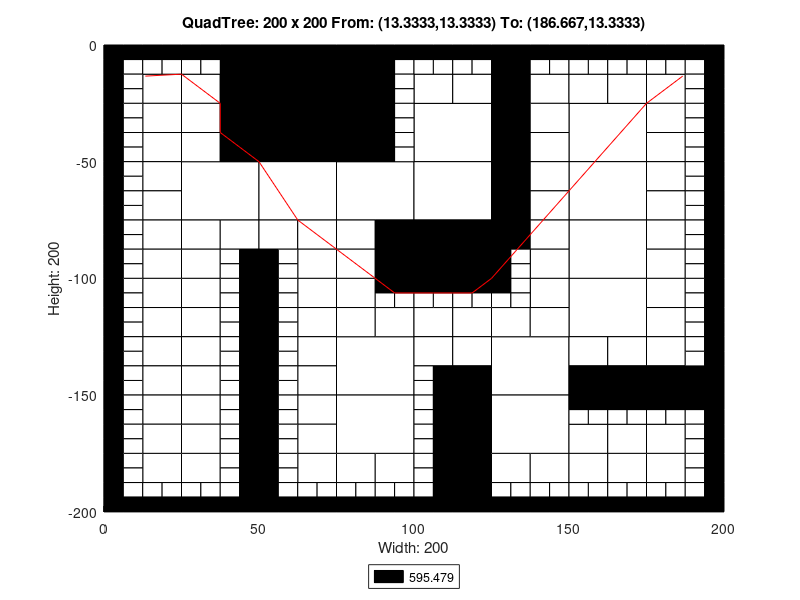

This chart was generated by the following MATLAB code:
axis([0 200 -200 0]);
title('QuadTree: 200 x 200 From: (13.3333,13.3333) To: (186.667,13.3333)');
xlabel('Width: 200');
ylabel('Height: 200');
rectangle('Position',[50 -25 25 25], 'FaceColor',[0 0 0]);
rectangle('Position',[50 -50 25 25], 'FaceColor',[0 0 0]);
rectangle('Position',[25 -75 25 25], 'FaceColor',[1 1 1]);
rectangle('Position',[50 -75 25 25], 'FaceColor',[1 1 1]);
rectangle('Position',[75 -75 25 25], 'FaceColor',[1 1 1]);
rectangle('Position',[100 -50 25 25], 'FaceColor',[1 1 1]);
rectangle('Position',[150 -50 25 25], 'FaceColor',[1 1 1]);
rectangle('Position',[100 -75 25 25], 'FaceColor',[1 1 1]);
rectangle('Position',[100 -100 25 25], 'FaceColor',[0 0 0]);
rectangle('Position',[150 -75 25 25], 'FaceColor',[1 1 1]);
rectangle('Position',[150 -100 25 25], 'FaceColor',[1 1 1]);
rectangle('Position',[75 -150 25 25], 'FaceColor',[1 1 1]);
rectangle('Position',[75 -175 25 25], 'FaceColor',[1 1 1]);
rectangle('Position',[125 -150 25 25], 'FaceColor',[1 1 1]);
rectangle('Position',[150 -125 25 25], 'FaceColor',[1 1 1]);
rectangle('Position',[125 -175 25 25], 'FaceColor',[1 1 1]);
rectangle('Position',[12.5 -25 12.5 12.5], 'FaceColor',[1 1 1]);
rectangle('Position',[37.5 -12.5 12.5 12.5], 'FaceColor',[0 0 0]);
rectangle('Position',[25 -25 12.5 12.5], 'FaceColor',[1 1 1]);
rectangle('Position',[37.5 -25 12.5 12.5], 'FaceColor',[0 0 0]);
rectangle('Position',[12.5 -37.5 12.5 12.5], 'FaceColor',[1 1 1]);
rectangle('Position',[12.5 -50 12.5 12.5], 'FaceColor',[1 1 1]);
rectangle('Position',[25 -37.5 12.5 12.5], 'FaceColor',[1 1 1]);
rectangle('Position',[37.5 -37.5 12.5 12.5], 'FaceColor',[0 0 0]);
rectangle('Position',[25 -50 12.5 12.5], 'FaceColor',[1 1 1]);
rectangle('Position',[37.5 -50 12.5 12.5], 'FaceColor',[0 0 0]);
rectangle('Position',[75 -12.5 12.5 12.5], 'FaceColor',[0 0 0]);
rectangle('Position',[75 -25 12.5 12.5], 'FaceColor',[0 0 0]);
rectangle('Position',[75 -37.5 12.5 12.5], 'FaceColor',[0 0 0]);
rectangle('Position',[75 -50 12.5 12.5], 'FaceColor',[0 0 0]);
rectangle('Position',[12.5 -62.5 12.5 12.5], 'FaceColor',[1 1 1]);
rectangle('Position',[12.5 -75 12.5 12.5], 'FaceColor',[1 1 1]);
rectangle('Position',[12.5 -87.5 12.5 12.5], 'FaceColor',[1 1 1]);
rectangle('Position',[12.5 -100 12.5 12.5], 'FaceColor',[1 1 1]);
rectangle('Position',[25 -87.5 12.5 12.5], 'FaceColor',[1 1 1]);
rectangle('Position',[37.5 -87.5 12.5 12.5], 'FaceColor',[1 1 1]);
rectangle('Position',[25 -100 12.5 12.5], 'FaceColor',[1 1 1]);
rectangle('Position',[50 -87.5 12.5 12.5], 'FaceColor',[1 1 1]);
rectangle('Position',[62.5 -87.5 12.5 12.5], 'FaceColor',[1 1 1]);
rectangle('Position',[62.5 -100 12.5 12.5], 'FaceColor',[1 1 1]);
rectangle('Position',[75 -87.5 12.5 12.5], 'FaceColor',[1 1 1]);
rectangle('Position',[87.5 -87.5 12.5 12.5], 'FaceColor',[0 0 0]);
rectangle('Position',[75 -100 12.5 12.5], 'FaceColor',[1 1 1]);
rectangle('Position',[87.5 -100 12.5 12.5], 'FaceColor',[0 0 0]);
rectangle('Position',[100 -25 12.5 12.5], 'FaceColor',[1 1 1]);
rectangle('Position',[112.5 -25 12.5 12.5], 'FaceColor',[1 1 1]);
rectangle('Position',[125 -12.5 12.5 12.5], 'FaceColor',[0 0 0]);
rectangle('Position',[125 -25 12.5 12.5], 'FaceColor',[0 0 0]);
rectangle('Position',[137.5 -25 12.5 12.5], 'FaceColor',[1 1 1]);
rectangle('Position',[125 -37.5 12.5 12.5], 'FaceColor',[0 0 0]);
rectangle('Position',[137.5 -37.5 12.5 12.5], 'FaceColor',[1 1 1]);
rectangle('Position',[125 -50 12.5 12.5], 'FaceColor',[0 0 0]);
rectangle('Position',[137.5 -50 12.5 12.5], 'FaceColor',[1 1 1]);
rectangle('Position',[150 -25 12.5 12.5], 'FaceColor',[1 1 1]);
rectangle('Position',[162.5 -25 12.5 12.5], 'FaceColor',[1 1 1]);
rectangle('Position',[175 -25 12.5 12.5], 'FaceColor',[1 1 1]);
rectangle('Position',[175 -37.5 12.5 12.5], 'FaceColor',[1 1 1]);
rectangle('Position',[175 -50 12.5 12.5], 'FaceColor',[1 1 1]);
rectangle('Position',[125 -62.5 12.5 12.5], 'FaceColor',[0 0 0]);
rectangle('Position',[137.5 -62.5 12.5 12.5], 'FaceColor',[1 1 1]);
rectangle('Position',[125 -75 12.5 12.5], 'FaceColor',[0 0 0]);
rectangle('Position',[137.5 -75 12.5 12.5], 'FaceColor',[1 1 1]);
rectangle('Position',[125 -87.5 12.5 12.5], 'FaceColor',[0 0 0]);
rectangle('Position',[137.5 -87.5 12.5 12.5], 'FaceColor',[1 1 1]);
rectangle('Position',[137.5 -100 12.5 12.5], 'FaceColor',[1 1 1]);
rectangle('Position',[175 -62.5 12.5 12.5], 'FaceColor',[1 1 1]);
rectangle('Position',[175 -75 12.5 12.5], 'FaceColor',[1 1 1]);
rectangle('Position',[175 -87.5 12.5 12.5], 'FaceColor',[1 1 1]);
rectangle('Position',[175 -100 12.5 12.5], 'FaceColor',[1 1 1]);
rectangle('Position',[12.5 -112.5 12.5 12.5], 'FaceColor',[1 1 1]);
rectangle('Position',[12.5 -125 12.5 12.5], 'FaceColor',[1 1 1]);
rectangle('Position',[25 -112.5 12.5 12.5], 'FaceColor',[1 1 1]);
rectangle('Position',[25 -125 12.5 12.5], 'FaceColor',[1 1 1]);
rectangle('Position',[12.5 -137.5 12.5 12.5], 'FaceColor',[1 1 1]);
rectangle('Position',[12.5 -150 12.5 12.5], 'FaceColor',[1 1 1]);
rectangle('Position',[25 -137.5 12.5 12.5], 'FaceColor',[1 1 1]);
rectangle('Position',[25 -150 12.5 12.5], 'FaceColor',[1 1 1]);
rectangle('Position',[62.5 -112.5 12.5 12.5], 'FaceColor',[1 1 1]);
rectangle('Position',[62.5 -125 12.5 12.5], 'FaceColor',[1 1 1]);
rectangle('Position',[75 -112.5 12.5 12.5], 'FaceColor',[1 1 1]);
rectangle('Position',[75 -125 12.5 12.5], 'FaceColor',[1 1 1]);
rectangle('Position',[87.5 -125 12.5 12.5], 'FaceColor',[1 1 1]);
rectangle('Position',[62.5 -137.5 12.5 12.5], 'FaceColor',[1 1 1]);
rectangle('Position',[62.5 -150 12.5 12.5], 'FaceColor',[1 1 1]);
rectangle('Position',[12.5 -162.5 12.5 12.5], 'FaceColor',[1 1 1]);
rectangle('Position',[12.5 -175 12.5 12.5], 'FaceColor',[1 1 1]);
rectangle('Position',[25 -162.5 12.5 12.5], 'FaceColor',[1 1 1]);
rectangle('Position',[25 -175 12.5 12.5], 'FaceColor',[1 1 1]);
rectangle('Position',[12.5 -187.5 12.5 12.5], 'FaceColor',[1 1 1]);
rectangle('Position',[25 -187.5 12.5 12.5], 'FaceColor',[1 1 1]);
rectangle('Position',[62.5 -162.5 12.5 12.5], 'FaceColor',[1 1 1]);
rectangle('Position',[62.5 -175 12.5 12.5], 'FaceColor',[1 1 1]);
rectangle('Position',[62.5 -187.5 12.5 12.5], 'FaceColor',[1 1 1]);
rectangle('Position',[75 -187.5 12.5 12.5], 'FaceColor',[1 1 1]);
rectangle('Position',[87.5 -187.5 12.5 12.5], 'FaceColor',[1 1 1]);
rectangle('Position',[100 -125 12.5 12.5], 'FaceColor',[1 1 1]);
rectangle('Position',[112.5 -125 12.5 12.5], 'FaceColor',[1 1 1]);
rectangle('Position',[137.5 -112.5 12.5 12.5], 'FaceColor',[1 1 1]);
rectangle('Position',[125 -125 12.5 12.5], 'FaceColor',[1 1 1]);
rectangle('Position',[137.5 -125 12.5 12.5], 'FaceColor',[1 1 1]);
rectangle('Position',[100 -137.5 12.5 12.5], 'FaceColor',[1 1 1]);
rectangle('Position',[112.5 -137.5 12.5 12.5], 'FaceColor',[1 1 1]);
rectangle('Position',[112.5 -150 12.5 12.5], 'FaceColor',[0 0 0]);
rectangle('Position',[175 -112.5 12.5 12.5], 'FaceColor',[1 1 1]);
rectangle('Position',[175 -125 12.5 12.5], 'FaceColor',[1 1 1]);
rectangle('Position',[150 -137.5 12.5 12.5], 'FaceColor',[1 1 1]);
rectangle('Position',[162.5 -137.5 12.5 12.5], 'FaceColor',[1 1 1]);
rectangle('Position',[150 -150 12.5 12.5], 'FaceColor',[0 0 0]);
rectangle('Position',[162.5 -150 12.5 12.5], 'FaceColor',[0 0 0]);
rectangle('Position',[175 -137.5 12.5 12.5], 'FaceColor',[1 1 1]);
rectangle('Position',[175 -150 12.5 12.5], 'FaceColor',[0 0 0]);
rectangle('Position',[187.5 -150 12.5 12.5], 'FaceColor',[0 0 0]);
rectangle('Position',[112.5 -162.5 12.5 12.5], 'FaceColor',[0 0 0]);
rectangle('Position',[112.5 -175 12.5 12.5], 'FaceColor',[0 0 0]);
rectangle('Position',[112.5 -187.5 12.5 12.5], 'FaceColor',[0 0 0]);
rectangle('Position',[112.5 -200 12.5 12.5], 'FaceColor',[0 0 0]);
rectangle('Position',[125 -187.5 12.5 12.5], 'FaceColor',[1 1 1]);
rectangle('Position',[137.5 -187.5 12.5 12.5], 'FaceColor',[1 1 1]);
rectangle('Position',[150 -175 12.5 12.5], 'FaceColor',[1 1 1]);
rectangle('Position',[162.5 -175 12.5 12.5], 'FaceColor',[1 1 1]);
rectangle('Position',[175 -175 12.5 12.5], 'FaceColor',[1 1 1]);
rectangle('Position',[150 -187.5 12.5 12.5], 'FaceColor',[1 1 1]);
rectangle('Position',[162.5 -187.5 12.5 12.5], 'FaceColor',[1 1 1]);
rectangle('Position',[175 -187.5 12.5 12.5], 'FaceColor',[1 1 1]);
rectangle('Position',[0 -6.25 6.25 6.25], 'FaceColor',[0 0 0]);
rectangle('Position',[6.25 -6.25 6.25 6.25], 'FaceColor',[0 0 0]);
rectangle('Position',[0 -12.5 6.25 6.25], 'FaceColor',[0 0 0]);
rectangle('Position',[6.25 -12.5 6.25 6.25], 'FaceColor',[1 1 1]);
rectangle('Position',[12.5 -6.25 6.25 6.25], 'FaceColor',[0 0 0]);
rectangle('Position',[18.75 -6.25 6.25 6.25], 'FaceColor',[0 0 0]);
rectangle('Position',[12.5 -12.5 6.25 6.25], 'FaceColor',[1 1 1]);
rectangle('Position',[18.75 -12.5 6.25 6.25], 'FaceColor',[1 1 1]);
rectangle('Position',[0 -18.75 6.25 6.25], 'FaceColor',[0 0 0]);
rectangle('Position',[6.25 -18.75 6.25 6.25], 'FaceColor',[1 1 1]);
rectangle('Position',[0 -25 6.25 6.25], 'FaceColor',[0 0 0]);
rectangle('Position',[6.25 -25 6.25 6.25], 'FaceColor',[1 1 1]);
rectangle('Position',[25 -6.25 6.25 6.25], 'FaceColor',[0 0 0]);
rectangle('Position',[31.25 -6.25 6.25 6.25], 'FaceColor',[0 0 0]);
rectangle('Position',[25 -12.5 6.25 6.25], 'FaceColor',[1 1 1]);
rectangle('Position',[31.25 -12.5 6.25 6.25], 'FaceColor',[1 1 1]);
rectangle('Position',[0 -31.25 6.25 6.25], 'FaceColor',[0 0 0]);
rectangle('Position',[6.25 -31.25 6.25 6.25], 'FaceColor',[1 1 1]);
rectangle('Position',[0 -37.5 6.25 6.25], 'FaceColor',[0 0 0]);
rectangle('Position',[6.25 -37.5 6.25 6.25], 'FaceColor',[1 1 1]);
rectangle('Position',[0 -43.75 6.25 6.25], 'FaceColor',[0 0 0]);
rectangle('Position',[6.25 -43.75 6.25 6.25], 'FaceColor',[1 1 1]);
rectangle('Position',[0 -50 6.25 6.25], 'FaceColor',[0 0 0]);
rectangle('Position',[6.25 -50 6.25 6.25], 'FaceColor',[1 1 1]);
rectangle('Position',[87.5 -6.25 6.25 6.25], 'FaceColor',[0 0 0]);
rectangle('Position',[93.75 -6.25 6.25 6.25], 'FaceColor',[0 0 0]);
rectangle('Position',[87.5 -12.5 6.25 6.25], 'FaceColor',[0 0 0]);
rectangle('Position',[93.75 -12.5 6.25 6.25], 'FaceColor',[1 1 1]);
rectangle('Position',[87.5 -18.75 6.25 6.25], 'FaceColor',[0 0 0]);
rectangle('Position',[93.75 -18.75 6.25 6.25], 'FaceColor',[1 1 1]);
rectangle('Position',[87.5 -25 6.25 6.25], 'FaceColor',[0 0 0]);
rectangle('Position',[93.75 -25 6.25 6.25], 'FaceColor',[1 1 1]);
rectangle('Position',[87.5 -31.25 6.25 6.25], 'FaceColor',[0 0 0]);
rectangle('Position',[93.75 -31.25 6.25 6.25], 'FaceColor',[1 1 1]);
rectangle('Position',[87.5 -37.5 6.25 6.25], 'FaceColor',[0 0 0]);
rectangle('Position',[93.75 -37.5 6.25 6.25], 'FaceColor',[1 1 1]);
rectangle('Position',[87.5 -43.75 6.25 6.25], 'FaceColor',[0 0 0]);
rectangle('Position',[93.75 -43.75 6.25 6.25], 'FaceColor',[1 1 1]);
rectangle('Position',[87.5 -50 6.25 6.25], 'FaceColor',[0 0 0]);
rectangle('Position',[93.75 -50 6.25 6.25], 'FaceColor',[1 1 1]);
rectangle('Position',[0 -56.25 6.25 6.25], 'FaceColor',[0 0 0]);
rectangle('Position',[6.25 -56.25 6.25 6.25], 'FaceColor',[1 1 1]);
rectangle('Position',[0 -62.5 6.25 6.25], 'FaceColor',[0 0 0]);
rectangle('Position',[6.25 -62.5 6.25 6.25], 'FaceColor',[1 1 1]);
rectangle('Position',[0 -68.75 6.25 6.25], 'FaceColor',[0 0 0]);
rectangle('Position',[6.25 -68.75 6.25 6.25], 'FaceColor',[1 1 1]);
rectangle('Position',[0 -75 6.25 6.25], 'FaceColor',[0 0 0]);
rectangle('Position',[6.25 -75 6.25 6.25], 'FaceColor',[1 1 1]);
rectangle('Position',[0 -81.25 6.25 6.25], 'FaceColor',[0 0 0]);
rectangle('Position',[6.25 -81.25 6.25 6.25], 'FaceColor',[1 1 1]);
rectangle('Position',[0 -87.5 6.25 6.25], 'FaceColor',[0 0 0]);
rectangle('Position',[6.25 -87.5 6.25 6.25], 'FaceColor',[1 1 1]);
rectangle('Position',[0 -93.75 6.25 6.25], 'FaceColor',[0 0 0]);
rectangle('Position',[6.25 -93.75 6.25 6.25], 'FaceColor',[1 1 1]);
rectangle('Position',[0 -100 6.25 6.25], 'FaceColor',[0 0 0]);
rectangle('Position',[6.25 -100 6.25 6.25], 'FaceColor',[1 1 1]);
rectangle('Position',[37.5 -93.75 6.25 6.25], 'FaceColor',[1 1 1]);
rectangle('Position',[43.75 -93.75 6.25 6.25], 'FaceColor',[0 0 0]);
rectangle('Position',[37.5 -100 6.25 6.25], 'FaceColor',[1 1 1]);
rectangle('Position',[43.75 -100 6.25 6.25], 'FaceColor',[0 0 0]);
rectangle('Position',[50 -93.75 6.25 6.25], 'FaceColor',[0 0 0]);
rectangle('Position',[56.25 -93.75 6.25 6.25], 'FaceColor',[1 1 1]);
rectangle('Position',[50 -100 6.25 6.25], 'FaceColor',[0 0 0]);
rectangle('Position',[56.25 -100 6.25 6.25], 'FaceColor',[1 1 1]);
rectangle('Position',[100 -6.25 6.25 6.25], 'FaceColor',[0 0 0]);
rectangle('Position',[106.25 -6.25 6.25 6.25], 'FaceColor',[0 0 0]);
rectangle('Position',[100 -12.5 6.25 6.25], 'FaceColor',[1 1 1]);
rectangle('Position',[106.25 -12.5 6.25 6.25], 'FaceColor',[1 1 1]);
rectangle('Position',[112.5 -6.25 6.25 6.25], 'FaceColor',[0 0 0]);
rectangle('Position',[118.75 -6.25 6.25 6.25], 'FaceColor',[0 0 0]);
rectangle('Position',[112.5 -12.5 6.25 6.25], 'FaceColor',[1 1 1]);
rectangle('Position',[118.75 -12.5 6.25 6.25], 'FaceColor',[1 1 1]);
rectangle('Position',[137.5 -6.25 6.25 6.25], 'FaceColor',[0 0 0]);
rectangle('Position',[143.75 -6.25 6.25 6.25], 'FaceColor',[0 0 0]);
rectangle('Position',[137.5 -12.5 6.25 6.25], 'FaceColor',[1 1 1]);
rectangle('Position',[143.75 -12.5 6.25 6.25], 'FaceColor',[1 1 1]);
rectangle('Position',[150 -6.25 6.25 6.25], 'FaceColor',[0 0 0]);
rectangle('Position',[156.25 -6.25 6.25 6.25], 'FaceColor',[0 0 0]);
rectangle('Position',[150 -12.5 6.25 6.25], 'FaceColor',[1 1 1]);
rectangle('Position',[156.25 -12.5 6.25 6.25], 'FaceColor',[1 1 1]);
rectangle('Position',[162.5 -6.25 6.25 6.25], 'FaceColor',[0 0 0]);
rectangle('Position',[168.75 -6.25 6.25 6.25], 'FaceColor',[0 0 0]);
rectangle('Position',[162.5 -12.5 6.25 6.25], 'FaceColor',[1 1 1]);
rectangle('Position',[168.75 -12.5 6.25 6.25], 'FaceColor',[1 1 1]);
rectangle('Position',[175 -6.25 6.25 6.25], 'FaceColor',[0 0 0]);
rectangle('Position',[181.25 -6.25 6.25 6.25], 'FaceColor',[0 0 0]);
rectangle('Position',[175 -12.5 6.25 6.25], 'FaceColor',[1 1 1]);
rectangle('Position',[181.25 -12.5 6.25 6.25], 'FaceColor',[1 1 1]);
rectangle('Position',[187.5 -6.25 6.25 6.25], 'FaceColor',[0 0 0]);
rectangle('Position',[193.75 -6.25 6.25 6.25], 'FaceColor',[0 0 0]);
rectangle('Position',[187.5 -12.5 6.25 6.25], 'FaceColor',[1 1 1]);
rectangle('Position',[193.75 -12.5 6.25 6.25], 'FaceColor',[0 0 0]);
rectangle('Position',[187.5 -18.75 6.25 6.25], 'FaceColor',[1 1 1]);
rectangle('Position',[193.75 -18.75 6.25 6.25], 'FaceColor',[0 0 0]);
rectangle('Position',[187.5 -25 6.25 6.25], 'FaceColor',[1 1 1]);
rectangle('Position',[193.75 -25 6.25 6.25], 'FaceColor',[0 0 0]);
rectangle('Position',[187.5 -31.25 6.25 6.25], 'FaceColor',[1 1 1]);
rectangle('Position',[193.75 -31.25 6.25 6.25], 'FaceColor',[0 0 0]);
rectangle('Position',[187.5 -37.5 6.25 6.25], 'FaceColor',[1 1 1]);
rectangle('Position',[193.75 -37.5 6.25 6.25], 'FaceColor',[0 0 0]);
rectangle('Position',[187.5 -43.75 6.25 6.25], 'FaceColor',[1 1 1]);
rectangle('Position',[193.75 -43.75 6.25 6.25], 'FaceColor',[0 0 0]);
rectangle('Position',[187.5 -50 6.25 6.25], 'FaceColor',[1 1 1]);
rectangle('Position',[193.75 -50 6.25 6.25], 'FaceColor',[0 0 0]);
rectangle('Position',[125 -93.75 6.25 6.25], 'FaceColor',[0 0 0]);
rectangle('Position',[131.25 -93.75 6.25 6.25], 'FaceColor',[1 1 1]);
rectangle('Position',[125 -100 6.25 6.25], 'FaceColor',[0 0 0]);
rectangle('Position',[131.25 -100 6.25 6.25], 'FaceColor',[1 1 1]);
rectangle('Position',[187.5 -56.25 6.25 6.25], 'FaceColor',[1 1 1]);
rectangle('Position',[193.75 -56.25 6.25 6.25], 'FaceColor',[0 0 0]);
rectangle('Position',[187.5 -62.5 6.25 6.25], 'FaceColor',[1 1 1]);
rectangle('Position',[193.75 -62.5 6.25 6.25], 'FaceColor',[0 0 0]);
rectangle('Position',[187.5 -68.75 6.25 6.25], 'FaceColor',[1 1 1]);
rectangle('Position',[193.75 -68.75 6.25 6.25], 'FaceColor',[0 0 0]);
rectangle('Position',[187.5 -75 6.25 6.25], 'FaceColor',[1 1 1]);
rectangle('Position',[193.75 -75 6.25 6.25], 'FaceColor',[0 0 0]);
rectangle('Position',[187.5 -81.25 6.25 6.25], 'FaceColor',[1 1 1]);
rectangle('Position',[193.75 -81.25 6.25 6.25], 'FaceColor',[0 0 0]);
rectangle('Position',[187.5 -87.5 6.25 6.25], 'FaceColor',[1 1 1]);
rectangle('Position',[193.75 -87.5 6.25 6.25], 'FaceColor',[0 0 0]);
rectangle('Position',[187.5 -93.75 6.25 6.25], 'FaceColor',[1 1 1]);
rectangle('Position',[193.75 -93.75 6.25 6.25], 'FaceColor',[0 0 0]);
rectangle('Position',[187.5 -100 6.25 6.25], 'FaceColor',[1 1 1]);
rectangle('Position',[193.75 -100 6.25 6.25], 'FaceColor',[0 0 0]);
rectangle('Position',[0 -106.25 6.25 6.25], 'FaceColor',[0 0 0]);
rectangle('Position',[6.25 -106.25 6.25 6.25], 'FaceColor',[1 1 1]);
rectangle('Position',[0 -112.5 6.25 6.25], 'FaceColor',[0 0 0]);
rectangle('Position',[6.25 -112.5 6.25 6.25], 'FaceColor',[1 1 1]);
rectangle('Position',[0 -118.75 6.25 6.25], 'FaceColor',[0 0 0]);
rectangle('Position',[6.25 -118.75 6.25 6.25], 'FaceColor',[1 1 1]);
rectangle('Position',[0 -125 6.25 6.25], 'FaceColor',[0 0 0]);
rectangle('Position',[6.25 -125 6.25 6.25], 'FaceColor',[1 1 1]);
rectangle('Position',[37.5 -106.25 6.25 6.25], 'FaceColor',[1 1 1]);
rectangle('Position',[43.75 -106.25 6.25 6.25], 'FaceColor',[0 0 0]);
rectangle('Position',[37.5 -112.5 6.25 6.25], 'FaceColor',[1 1 1]);
rectangle('Position',[43.75 -112.5 6.25 6.25], 'FaceColor',[0 0 0]);
rectangle('Position',[37.5 -118.75 6.25 6.25], 'FaceColor',[1 1 1]);
rectangle('Position',[43.75 -118.75 6.25 6.25], 'FaceColor',[0 0 0]);
rectangle('Position',[37.5 -125 6.25 6.25], 'FaceColor',[1 1 1]);
rectangle('Position',[43.75 -125 6.25 6.25], 'FaceColor',[0 0 0]);
rectangle('Position',[0 -131.25 6.25 6.25], 'FaceColor',[0 0 0]);
rectangle('Position',[6.25 -131.25 6.25 6.25], 'FaceColor',[1 1 1]);
rectangle('Position',[0 -137.5 6.25 6.25], 'FaceColor',[0 0 0]);
rectangle('Position',[6.25 -137.5 6.25 6.25], 'FaceColor',[1 1 1]);
rectangle('Position',[0 -143.75 6.25 6.25], 'FaceColor',[0 0 0]);
rectangle('Position',[6.25 -143.75 6.25 6.25], 'FaceColor',[1 1 1]);
rectangle('Position',[0 -150 6.25 6.25], 'FaceColor',[0 0 0]);
rectangle('Position',[6.25 -150 6.25 6.25], 'FaceColor',[1 1 1]);
rectangle('Position',[37.5 -131.25 6.25 6.25], 'FaceColor',[1 1 1]);
rectangle('Position',[43.75 -131.25 6.25 6.25], 'FaceColor',[0 0 0]);
rectangle('Position',[37.5 -137.5 6.25 6.25], 'FaceColor',[1 1 1]);
rectangle('Position',[43.75 -137.5 6.25 6.25], 'FaceColor',[0 0 0]);
rectangle('Position',[37.5 -143.75 6.25 6.25], 'FaceColor',[1 1 1]);
rectangle('Position',[43.75 -143.75 6.25 6.25], 'FaceColor',[0 0 0]);
rectangle('Position',[37.5 -150 6.25 6.25], 'FaceColor',[1 1 1]);
rectangle('Position',[43.75 -150 6.25 6.25], 'FaceColor',[0 0 0]);
rectangle('Position',[50 -106.25 6.25 6.25], 'FaceColor',[0 0 0]);
rectangle('Position',[56.25 -106.25 6.25 6.25], 'FaceColor',[1 1 1]);
rectangle('Position',[50 -112.5 6.25 6.25], 'FaceColor',[0 0 0]);
rectangle('Position',[56.25 -112.5 6.25 6.25], 'FaceColor',[1 1 1]);
rectangle('Position',[50 -118.75 6.25 6.25], 'FaceColor',[0 0 0]);
rectangle('Position',[56.25 -118.75 6.25 6.25], 'FaceColor',[1 1 1]);
rectangle('Position',[50 -125 6.25 6.25], 'FaceColor',[0 0 0]);
rectangle('Position',[56.25 -125 6.25 6.25], 'FaceColor',[1 1 1]);
rectangle('Position',[87.5 -106.25 6.25 6.25], 'FaceColor',[0 0 0]);
rectangle('Position',[93.75 -106.25 6.25 6.25], 'FaceColor',[0 0 0]);
rectangle('Position',[87.5 -112.5 6.25 6.25], 'FaceColor',[1 1 1]);
rectangle('Position',[93.75 -112.5 6.25 6.25], 'FaceColor',[1 1 1]);
rectangle('Position',[50 -131.25 6.25 6.25], 'FaceColor',[0 0 0]);
rectangle('Position',[56.25 -131.25 6.25 6.25], 'FaceColor',[1 1 1]);
rectangle('Position',[50 -137.5 6.25 6.25], 'FaceColor',[0 0 0]);
rectangle('Position',[56.25 -137.5 6.25 6.25], 'FaceColor',[1 1 1]);
rectangle('Position',[50 -143.75 6.25 6.25], 'FaceColor',[0 0 0]);
rectangle('Position',[56.25 -143.75 6.25 6.25], 'FaceColor',[1 1 1]);
rectangle('Position',[50 -150 6.25 6.25], 'FaceColor',[0 0 0]);
rectangle('Position',[56.25 -150 6.25 6.25], 'FaceColor',[1 1 1]);
rectangle('Position',[0 -156.25 6.25 6.25], 'FaceColor',[0 0 0]);
rectangle('Position',[6.25 -156.25 6.25 6.25], 'FaceColor',[1 1 1]);
rectangle('Position',[0 -162.5 6.25 6.25], 'FaceColor',[0 0 0]);
rectangle('Position',[6.25 -162.5 6.25 6.25], 'FaceColor',[1 1 1]);
rectangle('Position',[0 -168.75 6.25 6.25], 'FaceColor',[0 0 0]);
rectangle('Position',[6.25 -168.75 6.25 6.25], 'FaceColor',[1 1 1]);
rectangle('Position',[0 -175 6.25 6.25], 'FaceColor',[0 0 0]);
rectangle('Position',[6.25 -175 6.25 6.25], 'FaceColor',[1 1 1]);
rectangle('Position',[37.5 -156.25 6.25 6.25], 'FaceColor',[1 1 1]);
rectangle('Position',[43.75 -156.25 6.25 6.25], 'FaceColor',[0 0 0]);
rectangle('Position',[37.5 -162.5 6.25 6.25], 'FaceColor',[1 1 1]);
rectangle('Position',[43.75 -162.5 6.25 6.25], 'FaceColor',[0 0 0]);
rectangle('Position',[37.5 -168.75 6.25 6.25], 'FaceColor',[1 1 1]);
rectangle('Position',[43.75 -168.75 6.25 6.25], 'FaceColor',[0 0 0]);
rectangle('Position',[37.5 -175 6.25 6.25], 'FaceColor',[1 1 1]);
rectangle('Position',[43.75 -175 6.25 6.25], 'FaceColor',[0 0 0]);
rectangle('Position',[0 -181.25 6.25 6.25], 'FaceColor',[0 0 0]);
rectangle('Position',[6.25 -181.25 6.25 6.25], 'FaceColor',[1 1 1]);
rectangle('Position',[0 -187.5 6.25 6.25], 'FaceColor',[0 0 0]);
rectangle('Position',[6.25 -187.5 6.25 6.25], 'FaceColor',[1 1 1]);
rectangle('Position',[0 -193.75 6.25 6.25], 'FaceColor',[0 0 0]);
rectangle('Position',[6.25 -193.75 6.25 6.25], 'FaceColor',[1 1 1]);
rectangle('Position',[0 -200 6.25 6.25], 'FaceColor',[0 0 0]);
rectangle('Position',[6.25 -200 6.25 6.25], 'FaceColor',[0 0 0]);
rectangle('Position',[12.5 -193.75 6.25 6.25], 'FaceColor',[1 1 1]);
rectangle('Position',[18.75 -193.75 6.25 6.25], 'FaceColor',[1 1 1]);
rectangle('Position',[12.5 -200 6.25 6.25], 'FaceColor',[0 0 0]);
rectangle('Position',[18.75 -200 6.25 6.25], 'FaceColor',[0 0 0]);
rectangle('Position',[37.5 -181.25 6.25 6.25], 'FaceColor',[1 1 1]);
rectangle('Position',[43.75 -181.25 6.25 6.25], 'FaceColor',[0 0 0]);
rectangle('Position',[37.5 -187.5 6.25 6.25], 'FaceColor',[1 1 1]);
rectangle('Position',[43.75 -187.5 6.25 6.25], 'FaceColor',[0 0 0]);
rectangle('Position',[25 -193.75 6.25 6.25], 'FaceColor',[1 1 1]);
rectangle('Position',[31.25 -193.75 6.25 6.25], 'FaceColor',[1 1 1]);
rectangle('Position',[25 -200 6.25 6.25], 'FaceColor',[0 0 0]);
rectangle('Position',[31.25 -200 6.25 6.25], 'FaceColor',[0 0 0]);
rectangle('Position',[37.5 -193.75 6.25 6.25], 'FaceColor',[1 1 1]);
rectangle('Position',[43.75 -193.75 6.25 6.25], 'FaceColor',[0 0 0]);
rectangle('Position',[37.5 -200 6.25 6.25], 'FaceColor',[0 0 0]);
rectangle('Position',[43.75 -200 6.25 6.25], 'FaceColor',[0 0 0]);
rectangle('Position',[50 -156.25 6.25 6.25], 'FaceColor',[0 0 0]);
rectangle('Position',[56.25 -156.25 6.25 6.25], 'FaceColor',[1 1 1]);
rectangle('Position',[50 -162.5 6.25 6.25], 'FaceColor',[0 0 0]);
rectangle('Position',[56.25 -162.5 6.25 6.25], 'FaceColor',[1 1 1]);
rectangle('Position',[50 -168.75 6.25 6.25], 'FaceColor',[0 0 0]);
rectangle('Position',[56.25 -168.75 6.25 6.25], 'FaceColor',[1 1 1]);
rectangle('Position',[50 -175 6.25 6.25], 'FaceColor',[0 0 0]);
rectangle('Position',[56.25 -175 6.25 6.25], 'FaceColor',[1 1 1]);
rectangle('Position',[50 -181.25 6.25 6.25], 'FaceColor',[0 0 0]);
rectangle('Position',[56.25 -181.25 6.25 6.25], 'FaceColor',[1 1 1]);
rectangle('Position',[50 -187.5 6.25 6.25], 'FaceColor',[0 0 0]);
rectangle('Position',[56.25 -187.5 6.25 6.25], 'FaceColor',[1 1 1]);
rectangle('Position',[50 -193.75 6.25 6.25], 'FaceColor',[0 0 0]);
rectangle('Position',[56.25 -193.75 6.25 6.25], 'FaceColor',[1 1 1]);
rectangle('Position',[50 -200 6.25 6.25], 'FaceColor',[0 0 0]);
rectangle('Position',[56.25 -200 6.25 6.25], 'FaceColor',[0 0 0]);
rectangle('Position',[62.5 -193.75 6.25 6.25], 'FaceColor',[1 1 1]);
rectangle('Position',[68.75 -193.75 6.25 6.25], 'FaceColor',[1 1 1]);
rectangle('Position',[62.5 -200 6.25 6.25], 'FaceColor',[0 0 0]);
rectangle('Position',[68.75 -200 6.25 6.25], 'FaceColor',[0 0 0]);
rectangle('Position',[75 -193.75 6.25 6.25], 'FaceColor',[1 1 1]);
rectangle('Position',[81.25 -193.75 6.25 6.25], 'FaceColor',[1 1 1]);
rectangle('Position',[75 -200 6.25 6.25], 'FaceColor',[0 0 0]);
rectangle('Position',[81.25 -200 6.25 6.25], 'FaceColor',[0 0 0]);
rectangle('Position',[87.5 -193.75 6.25 6.25], 'FaceColor',[1 1 1]);
rectangle('Position',[93.75 -193.75 6.25 6.25], 'FaceColor',[1 1 1]);
rectangle('Position',[87.5 -200 6.25 6.25], 'FaceColor',[0 0 0]);
rectangle('Position',[93.75 -200 6.25 6.25], 'FaceColor',[0 0 0]);
rectangle('Position',[100 -106.25 6.25 6.25], 'FaceColor',[0 0 0]);
rectangle('Position',[106.25 -106.25 6.25 6.25], 'FaceColor',[0 0 0]);
rectangle('Position',[100 -112.5 6.25 6.25], 'FaceColor',[1 1 1]);
rectangle('Position',[106.25 -112.5 6.25 6.25], 'FaceColor',[1 1 1]);
rectangle('Position',[112.5 -106.25 6.25 6.25], 'FaceColor',[0 0 0]);
rectangle('Position',[118.75 -106.25 6.25 6.25], 'FaceColor',[0 0 0]);
rectangle('Position',[112.5 -112.5 6.25 6.25], 'FaceColor',[1 1 1]);
rectangle('Position',[118.75 -112.5 6.25 6.25], 'FaceColor',[1 1 1]);
rectangle('Position',[125 -106.25 6.25 6.25], 'FaceColor',[0 0 0]);
rectangle('Position',[131.25 -106.25 6.25 6.25], 'FaceColor',[1 1 1]);
rectangle('Position',[125 -112.5 6.25 6.25], 'FaceColor',[1 1 1]);
rectangle('Position',[131.25 -112.5 6.25 6.25], 'FaceColor',[1 1 1]);
rectangle('Position',[100 -143.75 6.25 6.25], 'FaceColor',[1 1 1]);
rectangle('Position',[106.25 -143.75 6.25 6.25], 'FaceColor',[0 0 0]);
rectangle('Position',[100 -150 6.25 6.25], 'FaceColor',[1 1 1]);
rectangle('Position',[106.25 -150 6.25 6.25], 'FaceColor',[0 0 0]);
rectangle('Position',[187.5 -106.25 6.25 6.25], 'FaceColor',[1 1 1]);
rectangle('Position',[193.75 -106.25 6.25 6.25], 'FaceColor',[0 0 0]);
rectangle('Position',[187.5 -112.5 6.25 6.25], 'FaceColor',[1 1 1]);
rectangle('Position',[193.75 -112.5 6.25 6.25], 'FaceColor',[0 0 0]);
rectangle('Position',[187.5 -118.75 6.25 6.25], 'FaceColor',[1 1 1]);
rectangle('Position',[193.75 -118.75 6.25 6.25], 'FaceColor',[0 0 0]);
rectangle('Position',[187.5 -125 6.25 6.25], 'FaceColor',[1 1 1]);
rectangle('Position',[193.75 -125 6.25 6.25], 'FaceColor',[0 0 0]);
rectangle('Position',[187.5 -131.25 6.25 6.25], 'FaceColor',[1 1 1]);
rectangle('Position',[193.75 -131.25 6.25 6.25], 'FaceColor',[0 0 0]);
rectangle('Position',[187.5 -137.5 6.25 6.25], 'FaceColor',[1 1 1]);
rectangle('Position',[193.75 -137.5 6.25 6.25], 'FaceColor',[0 0 0]);
rectangle('Position',[100 -156.25 6.25 6.25], 'FaceColor',[1 1 1]);
rectangle('Position',[106.25 -156.25 6.25 6.25], 'FaceColor',[0 0 0]);
rectangle('Position',[100 -162.5 6.25 6.25], 'FaceColor',[1 1 1]);
rectangle('Position',[106.25 -162.5 6.25 6.25], 'FaceColor',[0 0 0]);
rectangle('Position',[100 -168.75 6.25 6.25], 'FaceColor',[1 1 1]);
rectangle('Position',[106.25 -168.75 6.25 6.25], 'FaceColor',[0 0 0]);
rectangle('Position',[100 -175 6.25 6.25], 'FaceColor',[1 1 1]);
rectangle('Position',[106.25 -175 6.25 6.25], 'FaceColor',[0 0 0]);
rectangle('Position',[100 -181.25 6.25 6.25], 'FaceColor',[1 1 1]);
rectangle('Position',[106.25 -181.25 6.25 6.25], 'FaceColor',[0 0 0]);
rectangle('Position',[100 -187.5 6.25 6.25], 'FaceColor',[1 1 1]);
rectangle('Position',[106.25 -187.5 6.25 6.25], 'FaceColor',[0 0 0]);
rectangle('Position',[100 -193.75 6.25 6.25], 'FaceColor',[1 1 1]);
rectangle('Position',[106.25 -193.75 6.25 6.25], 'FaceColor',[0 0 0]);
rectangle('Position',[100 -200 6.25 6.25], 'FaceColor',[0 0 0]);
rectangle('Position',[106.25 -200 6.25 6.25], 'FaceColor',[0 0 0]);
rectangle('Position',[125 -193.75 6.25 6.25], 'FaceColor',[1 1 1]);
rectangle('Position',[131.25 -193.75 6.25 6.25], 'FaceColor',[1 1 1]);
rectangle('Position',[125 -200 6.25 6.25], 'FaceColor',[0 0 0]);
rectangle('Position',[131.25 -200 6.25 6.25], 'FaceColor',[0 0 0]);
rectangle('Position',[137.5 -193.75 6.25 6.25], 'FaceColor',[1 1 1]);
rectangle('Position',[143.75 -193.75 6.25 6.25], 'FaceColor',[1 1 1]);
rectangle('Position',[137.5 -200 6.25 6.25], 'FaceColor',[0 0 0]);
rectangle('Position',[143.75 -200 6.25 6.25], 'FaceColor',[0 0 0]);
rectangle('Position',[150 -156.25 6.25 6.25], 'FaceColor',[0 0 0]);
rectangle('Position',[156.25 -156.25 6.25 6.25], 'FaceColor',[0 0 0]);
rectangle('Position',[150 -162.5 6.25 6.25], 'FaceColor',[1 1 1]);
rectangle('Position',[156.25 -162.5 6.25 6.25], 'FaceColor',[1 1 1]);
rectangle('Position',[162.5 -156.25 6.25 6.25], 'FaceColor',[0 0 0]);
rectangle('Position',[168.75 -156.25 6.25 6.25], 'FaceColor',[0 0 0]);
rectangle('Position',[162.5 -162.5 6.25 6.25], 'FaceColor',[1 1 1]);
rectangle('Position',[168.75 -162.5 6.25 6.25], 'FaceColor',[1 1 1]);
rectangle('Position',[175 -156.25 6.25 6.25], 'FaceColor',[0 0 0]);
rectangle('Position',[181.25 -156.25 6.25 6.25], 'FaceColor',[0 0 0]);
rectangle('Position',[175 -162.5 6.25 6.25], 'FaceColor',[1 1 1]);
rectangle('Position',[181.25 -162.5 6.25 6.25], 'FaceColor',[1 1 1]);
rectangle('Position',[187.5 -156.25 6.25 6.25], 'FaceColor',[0 0 0]);
rectangle('Position',[193.75 -156.25 6.25 6.25], 'FaceColor',[0 0 0]);
rectangle('Position',[187.5 -162.5 6.25 6.25], 'FaceColor',[1 1 1]);
rectangle('Position',[193.75 -162.5 6.25 6.25], 'FaceColor',[0 0 0]);
rectangle('Position',[187.5 -168.75 6.25 6.25], 'FaceColor',[1 1 1]);
rectangle('Position',[193.75 -168.75 6.25 6.25], 'FaceColor',[0 0 0]);
rectangle('Position',[187.5 -175 6.25 6.25], 'FaceColor',[1 1 1]);
rectangle('Position',[193.75 -175 6.25 6.25], 'FaceColor',[0 0 0]);
rectangle('Position',[150 -193.75 6.25 6.25], 'FaceColor',[1 1 1]);
rectangle('Position',[156.25 -193.75 6.25 6.25], 'FaceColor',[1 1 1]);
rectangle('Position',[150 -200 6.25 6.25], 'FaceColor',[0 0 0]);
rectangle('Position',[156.25 -200 6.25 6.25], 'FaceColor',[0 0 0]);
rectangle('Position',[162.5 -193.75 6.25 6.25], 'FaceColor',[1 1 1]);
rectangle('Position',[168.75 -193.75 6.25 6.25], 'FaceColor',[1 1 1]);
rectangle('Position',[162.5 -200 6.25 6.25], 'FaceColor',[0 0 0]);
rectangle('Position',[168.75 -200 6.25 6.25], 'FaceColor',[0 0 0]);
rectangle('Position',[187.5 -181.25 6.25 6.25], 'FaceColor',[1 1 1]);
rectangle('Position',[193.75 -181.25 6.25 6.25], 'FaceColor',[0 0 0]);
rectangle('Position',[187.5 -187.5 6.25 6.25], 'FaceColor',[1 1 1]);
rectangle('Position',[193.75 -187.5 6.25 6.25], 'FaceColor',[0 0 0]);
rectangle('Position',[175 -193.75 6.25 6.25], 'FaceColor',[1 1 1]);
rectangle('Position',[181.25 -193.75 6.25 6.25], 'FaceColor',[1 1 1]);
rectangle('Position',[175 -200 6.25 6.25], 'FaceColor',[0 0 0]);
rectangle('Position',[181.25 -200 6.25 6.25], 'FaceColor',[0 0 0]);
rectangle('Position',[187.5 -193.75 6.25 6.25], 'FaceColor',[1 1 1]);
rectangle('Position',[193.75 -193.75 6.25 6.25], 'FaceColor',[0 0 0]);
rectangle('Position',[187.5 -200 6.25 6.25], 'FaceColor',[0 0 0]);
rectangle('Position',[193.75 -200 6.25 6.25], 'FaceColor',[0 0 0]);
X=[186.667,186.667,175,150,150,125,125,125,118.75,112.5,106.25,100,93.75,93.75,93.75,87.5,75,62.5,50,37.5,37.5,25,13.3333];
Y=[-13.3333,-13.3333,-25,-62.5,-62.5,-100,-100,-100,-106.25,-106.25,-106.25,-106.25,-106.25,-106.25,-106.25,-100,-87.5,-75,-50,-37.5,-25,-12.5,-13.3333];
hold on;
plot(X,Y,'r');
legend('595.479','Location','southoutside');
